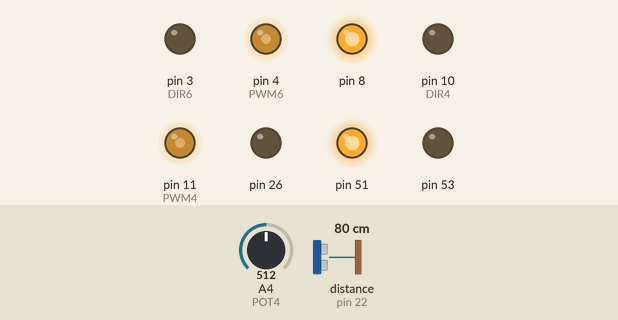
Recording of a sketch running on a simulated Arduino Mega 2560, built with avr-gcc and run on an emulated ATmega2560. On the bench: output pins drawn as LEDs (lit = HIGH). Wiring (inferred from the names in the program): ultrasonic range finder: trigger pin 24; echo pin 22. The inputs (shaded band) are chosen by the test bench; at power-on: A4 (POT4) = 512, distance to the obstacle (sensor on pin 22) 80 cm. The echo pulse lasts 58.3 µs per cm; the ROS host is connected and sends only what is stated; pins used as bus, display or sensor lines are not drawn.

Above: at 0.1 s.
Timing chart, 0 to 1.6 s (numbered marks = the images above):
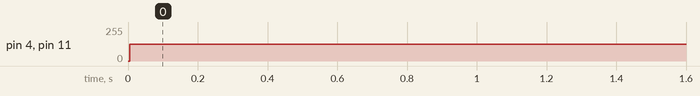

Measured:
- by itself, pin 4 (PWM6), pin 11 (PWM4): 0/255 → 125/255 at 0.01 s

The sketch:

arduino_inverse_kinematics.ino
```cpp
#include <ros.h>
#include <sensor_msgs/Joy.h>
#include <std_msgs/String.h>
#include <geometry_msgs/Point.h>
#include <geometry_msgs/Twist.h>

#define trigpin 24
#define echopin 22
#define POT4 A4
#define DIR4 10
#define PWM4 11
#define DIR6 3                   //1 - 6inch
#define PWM6 4                   //2 - 4inch


geometry_msgs::Twist vels1;
geometry_msgs::Twist vels2;
ros::Publisher pub1("velocities1", &vels1); //publisher1 to monitor outputs sent to the actuators
ros::Publisher pub2("velocities2", &vels2); //publisher2 to monitor outputs sent to the actuators
ros::NodeHandle n;


int i=0;
int j=0;
int k=0;
int m=0;
int count=0;
float potent=0;
int vel4=0;
int vel6=0;
float ultrsnd;
int drn1=0;
int drn2=0;

float initial_length4,final_length4,final_length6,initial_length6,initial_length4f; //final_length is the length coming from python file
                                                                                    //initial_length is the length coming from feedback
                                                                                    //initial_length4f is the length after scaling potentiometer value


void callback2(const geometry_msgs::Point& msg){
  final_length4=msg.x;
  final_length6=msg.y;
 }


ros::Subscriber<geometry_msgs::Point>sub2("final_ext",callback2);


float ultrasound(){
  digitalWrite(trigpin, LOW);
delayMicroseconds(2);
digitalWrite(trigpin, HIGH);// Sets the trigPin on HIGH state for 10 micro seconds
delayMicroseconds(10);
digitalWrite(trigpin, LOW);
float duration = pulseIn(echopin, HIGH);// Reads the echoPin, returns the sound wave travel time in microseconds
// Calculating the distance
float distance= ((duration*0.034/2));
return distance;
}


void calculations(){
  potent=analogRead(POT4);
  ultrsnd=ultrasound();
  initial_length6=ultrsnd+11.50+2.30;
  initial_length4f=((potent-50.0)/(535.0-50.0))*((10.2)-0);
  initial_length4=initial_length4f+23.50;
}


void ikconditions(){
  /*for 4 inch linear actuator*/
  if(final_length4>(initial_length4 + 0.75))
  {
    digitalWrite(DIR4,HIGH);
    vel4=125;
    i=41;
  }
  else if(final_length4<(initial_length4-0.75))
  {
    digitalWrite(DIR4,LOW);
    vel4=125;
    i=42;
  }
  else
  {
    vel4=0;
    i=43;
  }

 /*for 6 inch linear actuator*/

 if(final_length6>(initial_length6 + 0.3))
  {j=61;
    digitalWrite(DIR6,HIGH);
    //vel6=125;
    vel6=125;
  }
  else if(final_length6<(initial_length6-0.3))
  {
    j=62;
    digitalWrite(DIR6,LOW);
    //vel6=125;
    vel6=125;
  }
  else
  {
    j=63;
    vel6=0;
  }

  analogWrite(PWM4,vel4);
  analogWrite(PWM6,vel6);

}


void setup() {
  pinMode(DIR4,OUTPUT);
  pinMode(PWM4,OUTPUT);
  pinMode(DIR6,OUTPUT);
  pinMode(PWM6,OUTPUT);
  pinMode(trigpin,OUTPUT);
  pinMode(echopin,INPUT);
  pinMode(8,OUTPUT);
  pinMode(POT4,INPUT);
  pinMode(26,OUTPUT);
  pinMode(51,OUTPUT);
  pinMode(53,OUTPUT);
  digitalWrite(8,HIGH);
  digitalWrite(26,LOW);
  digitalWrite(51,HIGH);
  digitalWrite(53,LOW);


  n.initNode();
  n.advertise(pub1);
  n.advertise(pub2);
  n.subscribe(sub2);
}


void loop() {
  analogWrite(PWM4,vel4);
  analogWrite(PWM6,vel6);


  calculations(); //to get feedback and map the potentiometer and ultrasound feedback to their lengths
  ikconditions();


  //values being published for monitoring
  vels1.linear.x=vel4;
  vels1.linear.y=vel6;
  vels1.linear.z=i;
  vels1.angular.x=j;
  vels1.angular.y=initial_length4;
  vels1.angular.z=initial_length6;


  vels2.linear.x=final_length4;
  vels2.linear.y=final_length6;
  vels2.linear.z=potent;
  vels2.angular.x=ultrsnd;
  vels2.angular.y=initial_length4f;
  vels2.angular.z=0;

  pub1.publish(&vels1);
  pub2.publish(&vels2);
  n.spinOnce();
}
```
